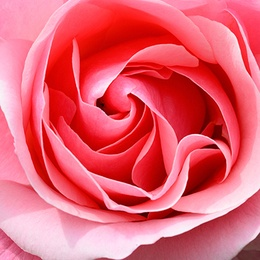
%> input picture test-img.jpg, 260 x 260 px, shrunk from 400 x 400 before the run
$ octave EDRobert.m   (GNU Octave 9; MATLAB toolbox functions it lacks are replaced by stand-ins)
%> lines starting %> are read from the running program, lines starting %| are printed output that depends on the picture
clc;
clear;
close all;
% 9.Edge detection...(ROBERT)
img=imread('./test-img.jpg');
%> img is the input picture: size 260x260x3 uint8; mean R, G, B 230.5, 95.3, 111.9
img= rgb2gray(img);
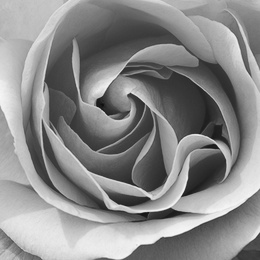
%> img: size 260x260 uint8; min 15, max 248, mean 137.6
[h,w,c]=size(img);
%> h = 260; w = 260; c = 1
img2=zeros(h,w);
Gx=[1,0;0, -1];
Gy=[0,1;-1,0];
for i = 2:h-1
    for j = 2:w-1
    target= GetTarget (img,i,j);
    G1= ApplyMask (Gx, target);
    G2= ApplyMask (Gy, target);
    G = G1 + G2;
    img2(i,j)= G;
    end
end
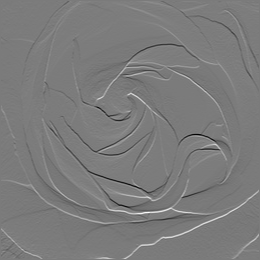
%> img2: size 260x260 double; min -317, max 336, mean 0.3; drawn with min black and max white

imshow(img);
figure;
img2= uint8(img2);
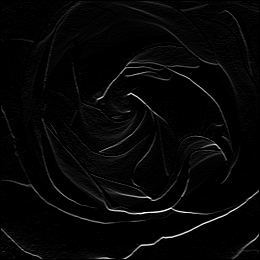
%> img2: size 260x260 uint8; min 0, max 255, mean 6.2
imshow(img2);

function G =ApplyMask (mask, target)
    m=mask .* target;
    G =sum(m, 'all');
end


function target= GetTarget (M,i,j)
    target= zeros (2,2);
    for x=-1:0
        for y=-1:0
            target (x+2,y+2)=M(i+x, j+y);
        end
    end
end
